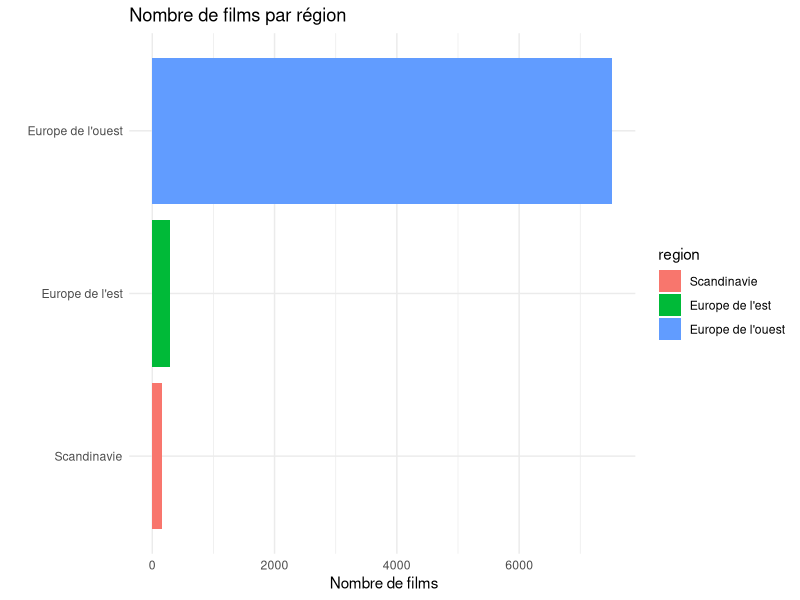
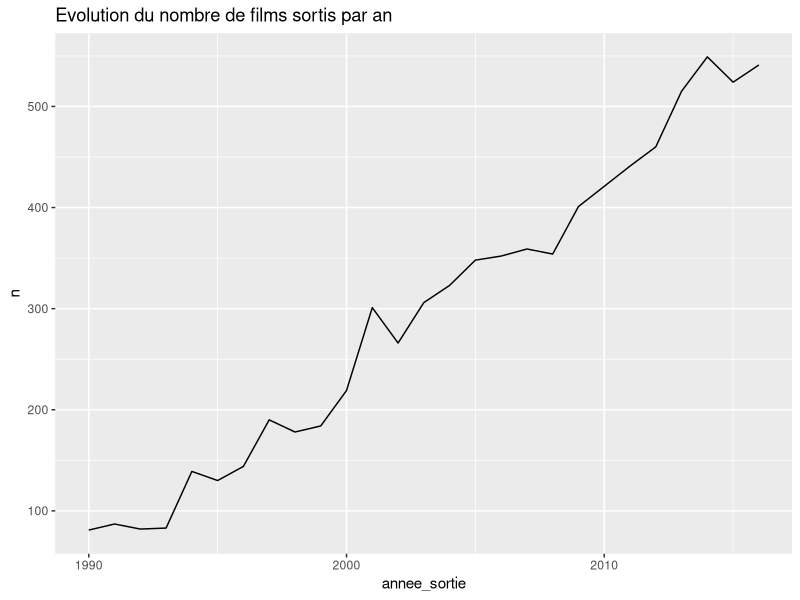
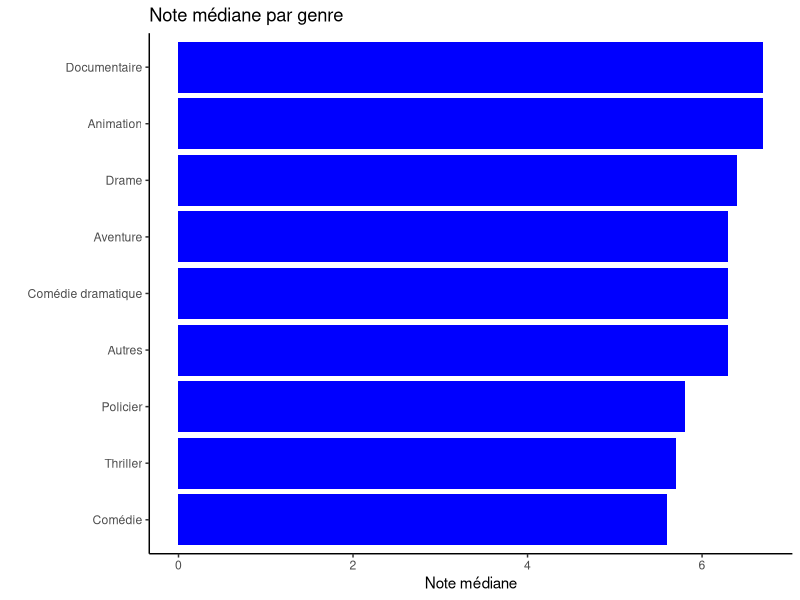

These figures' R source, in order:
## ---- chunk 1

## ---- chunk 2
library(readr)
library(dplyr)
library(readxl)
library(ggplot2)
library(forcats)
library(lubridate)
## ---- chunk 3
data_allocine = read_csv2("DATA FICHIER/data_allocine.csv")
correspondances = read_excel("DATA FICHIER/correspondances_allocine.xlsx") %>% 
  rename(nationalite = nationalité )

## ---- chunk 4
summary(data_allocine)
## ---- chunk 5
glimpse(data_allocine)
## ---- chunk 6
head(data_allocine, 10)
## ---- chunk 7
class(data_allocine)
## ---- chunk 8
count(data_allocine, nationalite)
## ---- chunk 9
data_sans_recompenses = select(data_allocine, -recompenses)
## ---- chunk 10
data_sans_recompenses = filter(data_sans_recompenses, type_film == "Long-métrage")
count(data_sans_recompenses, type_film)
## ---- chunk 11
data_sans_recompenses = rename(data_sans_recompenses, titre_film = titre)
glimpse(data_sans_recompenses)
## ---- chunk 12
data_sans_recompenses = arrange(data_sans_recompenses, id_film)
head(data_sans_recompenses)
## ---- chunk 13
data_allocine_italien = filter(data_sans_recompenses, nationalite == "italien")
data_allocine_italien = arrange(data_allocine_italien, desc(duree))
head(data_allocine_italien, 5)
## ---- chunk 14
data_sans_recompenses %>% 
      filter(nationalite == "italien") %>%
      arrange(desc(duree)) %>%
      head(5)
## ---- chunk 15
data_sans_recompenses %>% 
  filter(nationalite == "français" & note_presse >= 4 ) %>% 
  arrange(note_presse) %>% 
  select(titre_film,note_presse) %>% 
  write_excel_csv2("Liste_bons_films_fr.csv")
## ---- chunk 16
data_sans_recompenses = data_sans_recompenses %>% 
      left_join(correspondances, by = "nationalite")
glimpse(data_sans_recompenses)
## ---- chunk 17
data_sans_recompenses %>% 
  filter(genre == "Drame") %>% 
  count(region) %>% 
  arrange(desc(n)) %>% 
  filter(!is.na(region))
## ---- chunk 18
data_sans_recompenses %>% 
 summarize(
  nbre_films = n(), # comptage du nombre de lignes
  moyenne_presse = mean(note_presse, na.rm = TRUE),
  moyenne_spectateurs = mean(note_spectateurs, na.rm = TRUE)
 )
## ---- chunk 19
    data_sans_recompenses %>% 
      group_by(region) %>% 
      summarize(
        nbre_films = n(), # comptage du nombre de lignes
        moyenne_presse = mean(note_presse, na.rm = TRUE),
        moyenne_spectateurs = mean(note_spectateurs, na.rm = TRUE)
      )
## ---- chunk 20
data_sans_recompenses %>% 
  filter(region == "Europe de l'ouest") %>% 
  group_by(genre) %>% 
  summarize(
    n = n(),
    duree_moyenne = mean(duree, na.rm = TRUE)
  ) %>% 
  arrange(desc(n)) %>% 
  head(5)
    
## ---- chunk 21
data_sans_recompenses = data_sans_recompenses %>% 
  mutate(
    note_totale = note_presse + note_spectateurs
  )

data_sans_recompenses %>% summarize(
  note_totale_moyenne = mean(note_totale, na.rm = TRUE)
)
## ---- chunk 22
data_sans_recompenses = data_sans_recompenses %>% 
  mutate(
    tr_note = if_else( is.na(note_totale), "Pas de note",
                       if_else(note_totale < 5, "Mauvais film", 
                       if_else(note_totale < 7, "Moyen Film", 
                               "Bon Film")
    ))
  )

count(data_sans_recompenses, tr_note)

## ---- chunk 23
 data_sans_recompenses %>% 
  filter(!is.na(region)) %>% 
  count(region) %>%
  arrange(n) %>% 
  mutate(region = as_factor(region)) %>%  # Tranformer Région een facteur selon l'ordre des 
  ggplot() + # Fonction primordiale de base de tout graphique ggplot
  geom_col(aes(x=n, y = region, fill = region )) + # Geom pour faire des barres 
  labs(title = "Nombre de films par région", x = " Nombre de films", y = "") + #Labs pour titre 
  theme_minimal() # Thème : apparence générale du graphique
## ---- chunk 24
data_sans_recompenses %>% 
  mutate(annee_sortie = year(date_sortie)) %>%  # year de lubridate , extraire l'année
  count(annee_sortie) %>% 
  ggplot() +
  geom_line(aes(x = annee_sortie, y=n)) +
  labs(title = "Evolution du nombre de films sortis par an")
## ---- chunk 25
data_sans_recompenses %>% 
  group_by(genre) %>% 
  summarize(
    n=n(),
    note_totale_mediane = median(note_totale, na.rm = TRUE)) %>% 
  filter(n>100) %>% 
  arrange(note_totale_mediane) %>% 
  mutate(genre = as_factor(genre)) %>% 
  ggplot() + 
  geom_col(aes(y = genre , x = note_totale_mediane), fill = "blue") +
  labs(title = "Note médiane par genre",
       substitle = "Genre avec plus de 100 films uniquement",
       x = "Note médiane", y = "") +
  theme_classic()
